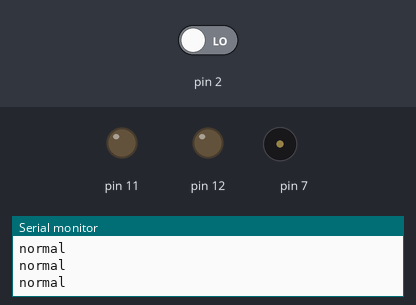
Bench run of a sketch on a simulated Arduino Uno, built with avr-gcc and run on an emulated ATmega328P. On the bench: output pins drawn as LEDs (lit = HIGH), buzzer (waves = sounding), the last lines printed to the serial monitor. Dashed ring = blinking. Inputs (shaded band) come from the test bench; at power-on: pin 2 LOW.

Above: at 2.8 s.
2.9 s: pin 2 driven HIGH
At 3.4 s:
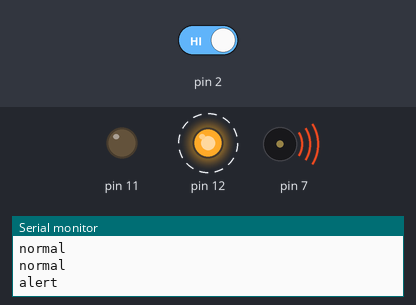
At 3.9 s:
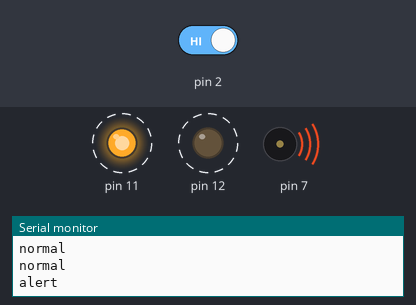
Timing chart, 0 to 12.4 s (numbered marks = the images above; inputs shaded):
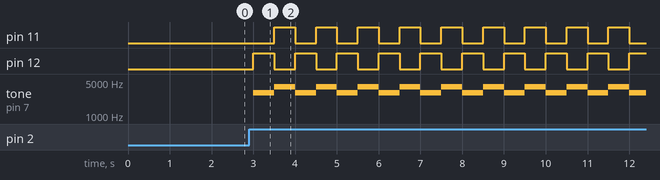

Measured:
- after the input at 2.9 s, pin 11: alternates HIGH for 0.50 s and LOW for 0.50 s, starting after 0.60 s; pin 12: alternates HIGH for 0.50 s and LOW for 0.50 s, starting after 0.10 s; tone on pin 7: alternates 4000 Hz for 0.50 s and 3000 Hz for 0.50 s, starting after 0.10 s

The sketch:

ArduinoSmartHome.ino
```cpp
void setup()
{
  pinMode(12, OUTPUT);
  pinMode(11, OUTPUT);
  pinMode(7, OUTPUT);
pinMode(2, INPUT);
Serial.begin(9600);
}
void loop()
{
if(digitalRead(2)==HIGH) {
  Serial.println("alert");
digitalWrite(12, HIGH);
digitalWrite(11, LOW);
tone(7, 3000, 500);
delay(500);
digitalWrite(12, LOW);
digitalWrite(11, HIGH);
tone(7, 4000, 500);
delay(500);
}
else {
Serial.println("normal");
digitalWrite(12, LOW);
digitalWrite(11, LOW);
delay(1000);
}
}
```
